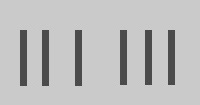
%> input picture numberplatesproject/Matlabfiles/numberplatetemplate5.jpg, 200 x 105 px
$ octave numberplatev4.m   (GNU Octave 9; MATLAB toolbox functions it lacks are replaced by stand-ins)
%> lines starting %> are read from the running program, lines starting %| are printed output that depends on the picture; in (x1, y1, x2, y2) boxes, pixels count from 0 and x2, y2 are one past the last pixel; in counts of white or black regions, pixels touching at a corner belong together; the program's own positions count from 1
close all; %close all previous figures

%when debug is 0 only the gray image with the locating box is shown
debug = 0;

%the most effective number plate template so far
binarytemplate = 'numberplatetemplate5.jpg';

%Can be used on all images to varying success levels
filename = input('Please enter the filename to search: ', 's');
%> the answer given: numberplatetemplate5.jpg

templateslist = ['Atemp.jpg'; 'Btemp.jpg'; 'Ctemp.jpg'; 'Dtemp.jpg'; 'Etemp.jpg';...
    'Ftemp.jpg'; 'Htemp.jpg'; 'Ktemp.jpg'; 'Ltemp.jpg'; 'Mtemp.jpg';...
    'Ptemp.jpg'; 'Rtemp.jpg'; 'Stemp.jpg'; 'Ttemp.jpg'; 'Wtemp.jpg';...
    'Ytemp.jpg'; '1temp.jpg'; '2temp.jpg'; '3temp.jpg'; '4temp.jpg';...
    '5temp.jpg'; '6temp.jpg'; '7temp.jpg'];

symbolsfound = 0;
peakthreshold = 0.8;
lettersfound = [0 0 0 0 0 0];
letterpositions = [0 0 0 0 0 0; 0 0 0 0 0 0];
symresultxcorr = [0 0; 0 0; 0 0; 0 0; 0 0; 0 0];
binarypeak = [0 0; 0 0; 0 0; 0 0; 0 0; 0 0];
successfulsize = 0;

%Checks if the image is grayscale before trying to convert it
if size(imread(filename),3) == 3
    originalimage = rgb2gray(imread(filename));
%> originalimage: size 105x200 uint8; min 67, max 211, mean 187.9
elseif size(imread(filename),3) == 1
    originalimage = imread(filename);
end

%%

%Unchanged image for final display
image = originalimage;

%Creates a border to reduce false positve likelyhood
bottomrow = round(size(image,1)*5/6);
%> bottomrow = 88
toprow = round(size(image,1)/6);
%> toprow = 18
leftrow = round(size(image,2)/6);
%> leftrow = 33
rightrow = round(size(image,2)*5/6);
%> rightrow = 167

%Masks the outside border of the image (as all the images have the number
%plate within the center 67% of the image
image = image(toprow:bottomrow,leftrow:rightrow); %Creates a mask for the outside rim of the image
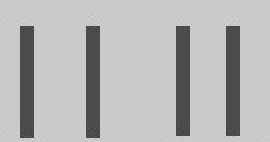
%> image: size 71x135 uint8 (shown 2 times larger); min 67, max 211, mean 181.4

%If debug is 0 this image does not need to be shown at the end in
%comparison to the original image
if debug
    image1 = image;
end

%%

%Does the same as a binary conversion
thresholdvalue = 100;
binaryimage = image > thresholdvalue;
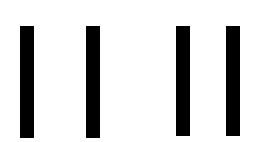
%> binaryimage: size 71x135 logical (shown 2 times larger); 83.8% white; 4 black regions, box (x1, y1, x2, y2) and area: (10, 13, 17, 69) 392, (43, 13, 50, 69) 392, (88, 13, 95, 68) 385, (113, 13, 120, 68) 385


%%

%Reads in the template image, converting it into binary at the same time
templatesizes = [1.0 0.9 0.8 0.7 0.6 0.5];
resultxcorr = [0 0 0 0 0 0];

%Finds the scale of number plate which has the highest peak value to reduce
%the size of the image again
for k = 1:6
    template = im2bw(rgb2gray(imread(binarytemplate)));
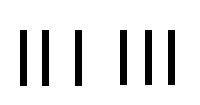
%> template: size 105x200 logical; 88.9% white; 6 black regions, box (x1, y1, x2, y2) and area: (20, 30, 27, 86) 392, (42, 30, 49, 86) 392, (75, 30, 82, 86) 392, (120, 30, 127, 85) 385, (145, 30, 152, 85) 385, (168, 30, 175, 85) 385
    template = imresize(template, templatesizes(k));
    if and(size(image,1) > size(template,1), size(image,2) > size(template,2))
        binaryresults = normxcorr2(template,binaryimage);
        resultxcorr(k) = max(binaryresults(:));
        %Converts the normxcorr2 value into binary for image reduction
        thresholdvalue = 0.15;
        binarybwcorr = binaryresults > thresholdvalue;

        %Finds the left-most and right-most successful template values to reduce
        %the image size

%> (the run ends here)
